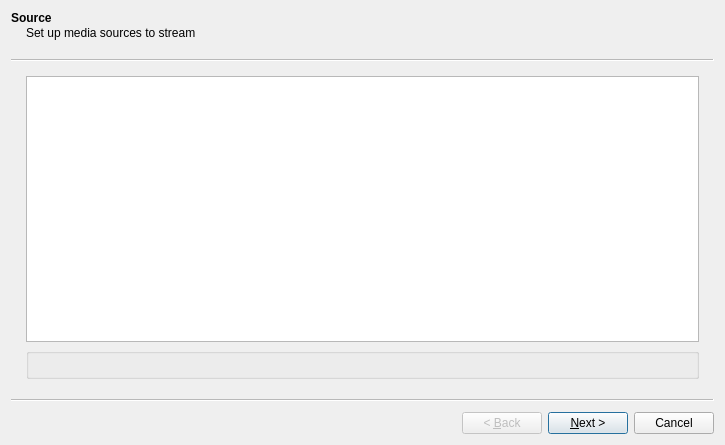
<?xml version="1.0" encoding="UTF-8"?>
<ui version="4.0">
 <author>Edward Wang</author>
 <class>Sout</class>
 <widget class="QWizard" name="Sout">
  <property name="geometry">
   <rect>
    <x>0</x>
    <y>0</y>
    <width>725</width>
    <height>445</height>
   </rect>
  </property>
  <property name="minimumSize">
   <size>
    <width>400</width>
    <height>359</height>
   </size>
  </property>
  <property name="windowTitle">
   <string>Stream Output</string>
  </property>
  <property name="wizardStyle">
   <enum>QWizard::ClassicStyle</enum>
  </property>
  <widget class="QWizardPage" name="sourceWizardPage">
   <property name="title">
    <string>Source</string>
   </property>
   <property name="subTitle">
    <string>Set up media sources to stream</string>
   </property>
   <layout class="QGridLayout" name="gridLayout">
    <item row="0" column="0">
     <layout class="QVBoxLayout" name="verticalLayout">
      <item>
       <widget class="QPlainTextEdit" name="helpEdit">
        <property name="readOnly">
         <bool>true</bool>
        </property>
       </widget>
      </item>
      <item>
       <widget class="SoutInputBox" name="inputBox">
        <property name="title">
         <string/>
        </property>
        <property name="flat">
         <bool>true</bool>
        </property>
        <property name="checkable">
         <bool>false</bool>
        </property>
       </widget>
      </item>
     </layout>
    </item>
   </layout>
  </widget>
  <widget class="QWizardPage" name="destinationWizardPage">
   <property name="title">
    <string>Destination Setup</string>
   </property>
   <property name="subTitle">
    <string>Select destinations to stream to</string>
   </property>
   <layout class="QVBoxLayout" name="verticalLayout_4">
    <item>
     <widget class="QTabWidget" name="destTab">
      <property name="currentIndex">
       <number>0</number>
      </property>
      <widget class="QWidget" name="tab">
       <attribute name="title">
        <string/>
       </attribute>
       <layout class="QGridLayout" name="gridLayout_11">
        <item row="0" column="0" colspan="3">
         <widget class="QLabel" name="label_4">
          <property name="text">
           <string>Add destinations following the streaming methods you need. Be sure to check with transcoding that the format is compatible with the method used.</string>
          </property>
          <property name="textFormat">
           <enum>Qt::PlainText</enum>
          </property>
          <property name="wordWrap">
           <bool>true</bool>
          </property>
         </widget>
        </item>
        <item row="1" column="0">
         <widget class="QLabel" name="label_3">
          <property name="text">
           <string>New destination</string>
          </property>
         </widget>
        </item>
        <item row="1" column="1">
         <widget class="QComboBox" name="destBox"/>
        </item>
        <item row="1" column="2">
         <widget class="QPushButton" name="addButton">
          <property name="sizePolicy">
           <sizepolicy hsizetype="Maximum" vsizetype="Fixed">
            <horstretch>0</horstretch>
            <verstretch>0</verstretch>
           </sizepolicy>
          </property>
          <property name="text">
           <string>Add</string>
          </property>
         </widget>
        </item>
        <item row="2" column="0">
         <widget class="QCheckBox" name="localOutput">
          <property name="text">
           <string>Display locally</string>
          </property>
         </widget>
        </item>
       </layout>
      </widget>
     </widget>
    </item>
   </layout>
  </widget>
  <widget class="QWizardPage" name="wizardPage">
   <property name="title">
    <string>Transcoding Options</string>
   </property>
   <property name="subTitle">
    <string>Select and choose transcoding options</string>
   </property>
   <layout class="QVBoxLayout" name="verticalLayout_3">
    <item>
     <widget class="QCheckBox" name="transcodeBox">
      <property name="text">
       <string>Activate Transcoding</string>
      </property>
      <property name="checked">
       <bool>true</bool>
      </property>
     </widget>
    </item>
    <item>
     <widget class="VLCProfileSelector" name="profileSelect" native="true"/>
    </item>
   </layout>
  </widget>
  <widget class="QWizardPage" name="optionsWizardPage">
   <property name="title">
    <string>Option Setup</string>
   </property>
   <property name="subTitle">
    <string>Set up any additional options for streaming</string>
   </property>
   <layout class="QVBoxLayout" name="verticalLayout_2">
    <item>
     <widget class="QGroupBox" name="groupBox_3">
      <property name="title">
       <string>Miscellaneous Options</string>
      </property>
      <layout class="QGridLayout" name="gridLayout_4">
       <item row="0" column="0" colspan="2">
        <widget class="QCheckBox" name="soutAll">
         <property name="text">
          <string>Stream all elementary streams</string>
         </property>
        </widget>
       </item>
      </layout>
     </widget>
    </item>
    <item>
     <widget class="QGroupBox" name="groupBox_4">
      <property name="title">
       <string>Generated stream output string</string>
      </property>
      <layout class="QVBoxLayout" name="verticalLayout_5">
       <item>
        <widget class="QTextEdit" name="mrlEdit">
         <property name="acceptRichText">
          <bool>false</bool>
         </property>
        </widget>
       </item>
      </layout>
     </widget>
    </item>
   </layout>
  </widget>
 </widget>
 <customwidgets>
  <customwidget>
   <class>VLCProfileSelector</class>
   <extends>QWidget</extends>
   <header>dialogs/sout/profile_selector.hpp</header>
   <container>1</container>
  </customwidget>
  <customwidget>
   <class>SoutInputBox</class>
   <extends>QGroupBox</extends>
   <header>dialogs/sout/sout_widgets.hpp</header>
   <container>1</container>
  </customwidget>
 </customwidgets>
 <resources/>
 <connections/>
</ui>
